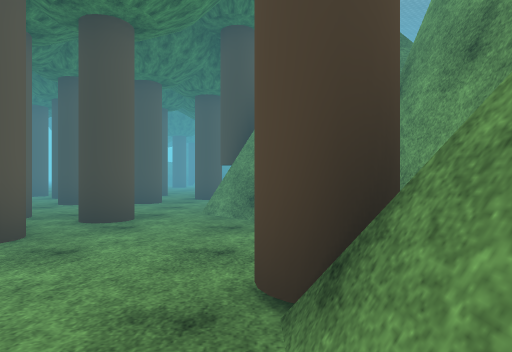
View 1 (above)

24 first-person views from a walk through a scene from a Unity 3-D project. The camera is 1.2 m above the floor, looks level and sees 75° across. The floor is counted in squares, 2 m on a side. Each view is taken from the middle of a square. On the plan, view 1 faces up. The plan holds only what a view shows up to about 10 squares ahead; the rest is blank. The place goes on beyond the plan. Some trees and plants on the terrain are drawn as simple stand-ins. The player is left out. Some animated figures are not drawn. Some surface patterns are stand-ins.

View 2
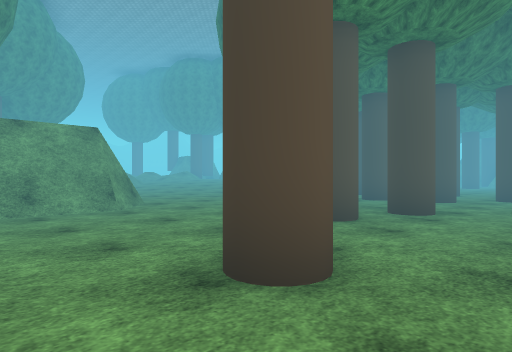

View 3
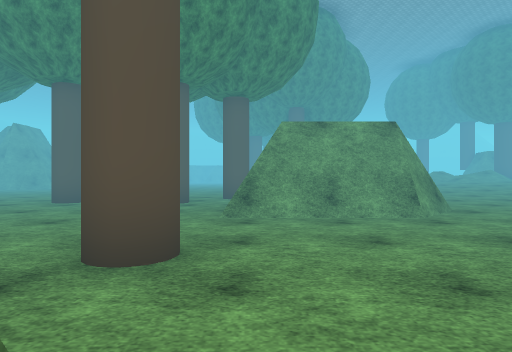

View 4
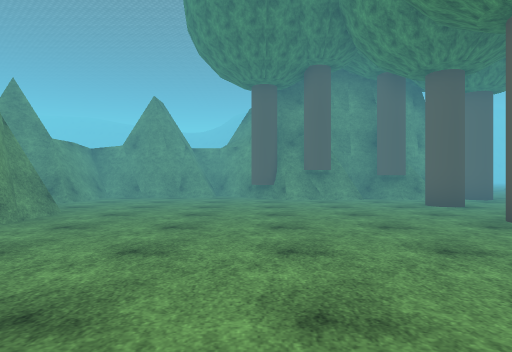

View 5
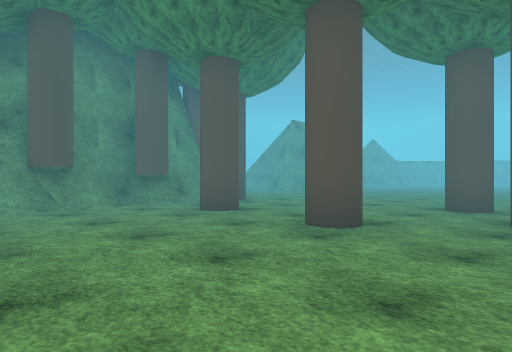

View 6
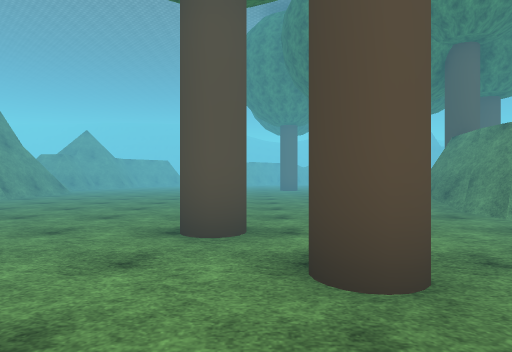

View 7
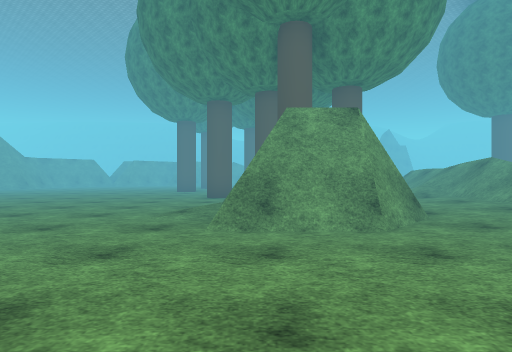

View 8
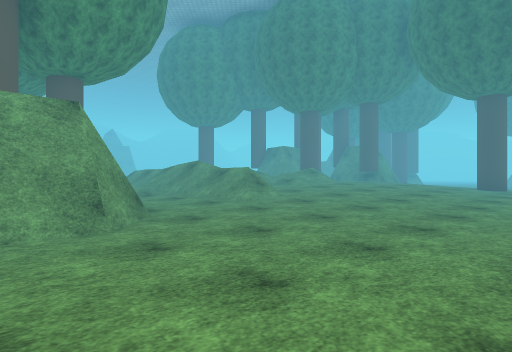

View 9
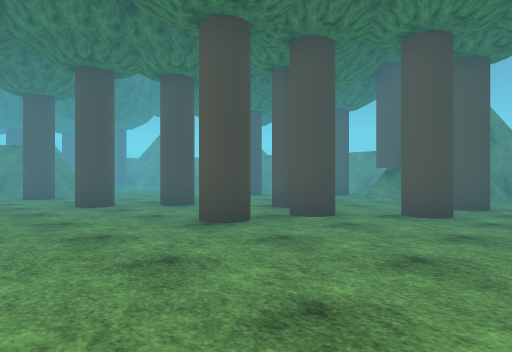

View 10
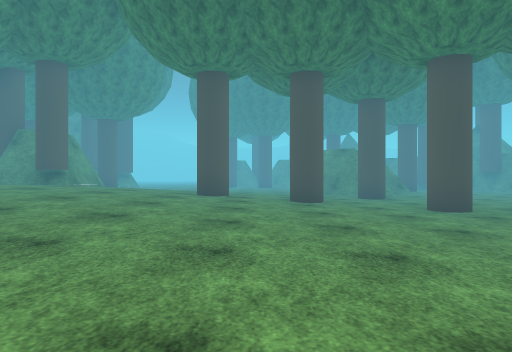

View 11
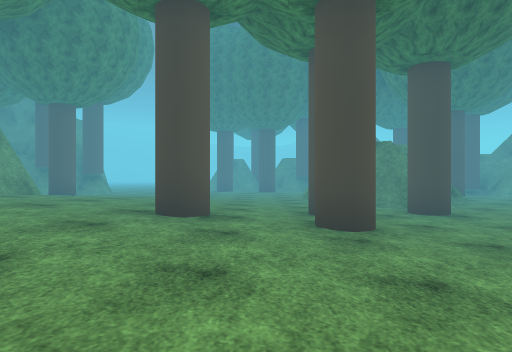

View 12
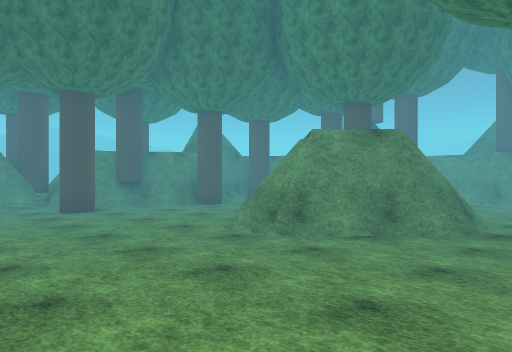

View 13
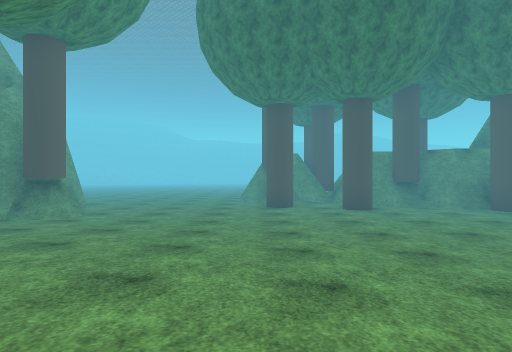

View 14
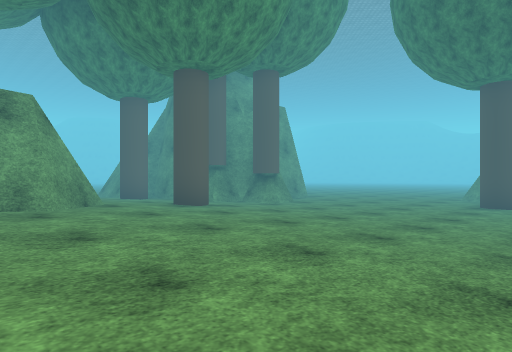

View 15
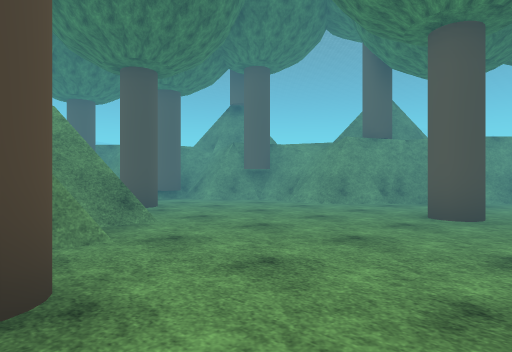

View 16
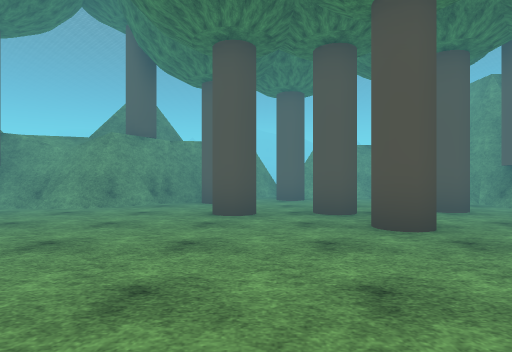

View 17
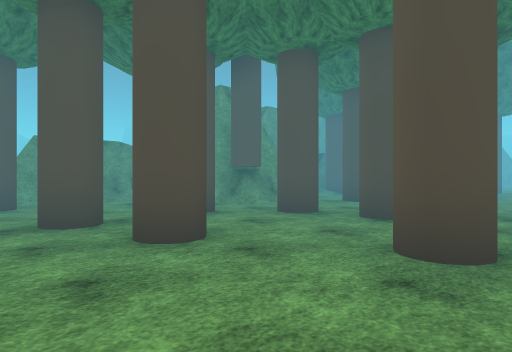

View 18
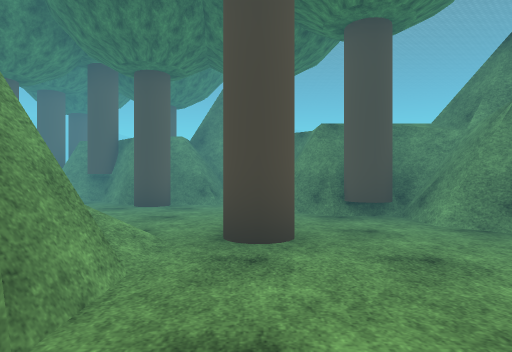

View 19
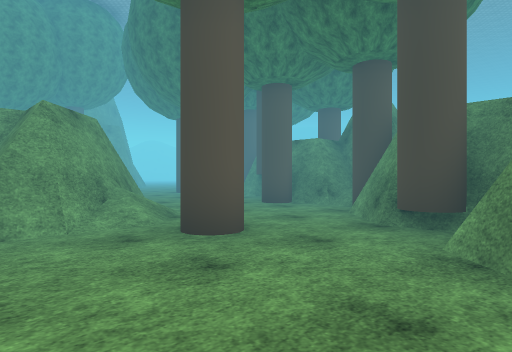

View 20
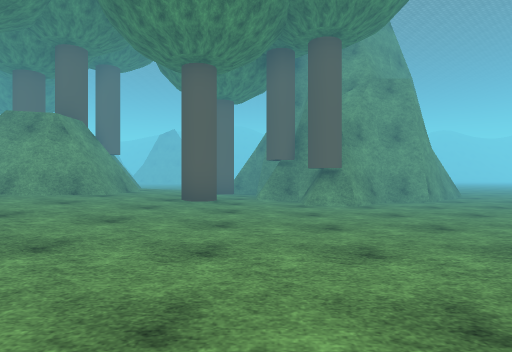

View 21
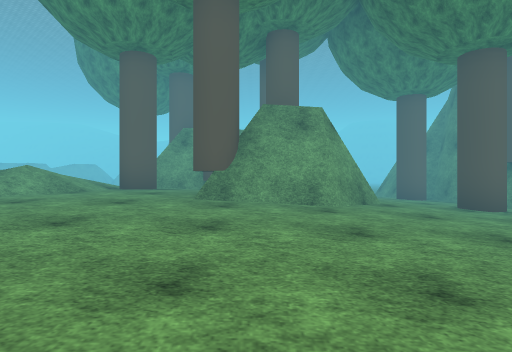

View 22
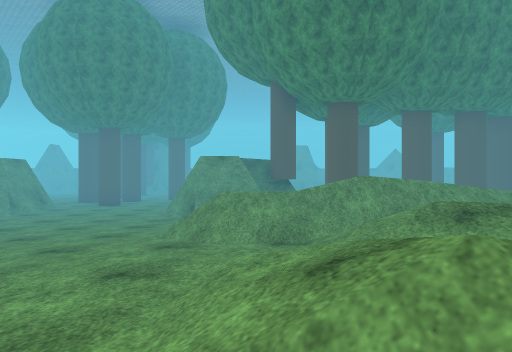

View 23
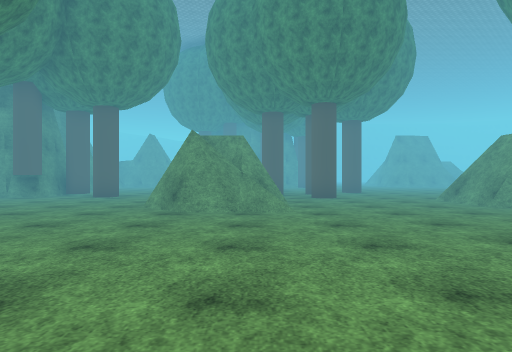

View 24
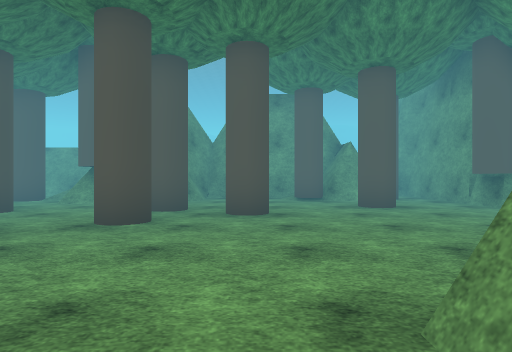

### Floor plan
Key: @ floor where view 1 was taken; # wall or solid block; . main floor; : floor 0.25 m higher than the main floor; + floor 0.5 m higher than the main floor; * floor 0.75 m higher than the main floor; / step, stairs or slope; = window, fence, low wall or low ledge; O other object.
Columns run from 19 left of view 1 to 3 right of it. Each row starts with its distance up from view 1.
 24 ...   .####
 23 ##......####  #
 22  ##.....O.#####
 21   #......OO..O#O
 20   ##............###
 19 ###O.............O#
 18 ###.........//....##
 17 O::O:::....###/O..O#
 16  :::/:::...####....#
 15  +##//:::...###....##
 14   ###++:::..........##
 13   ###*++::..O......OO##
 12  O**O*+//:O......O....#
 11 O#O****+O:O......OO.OO#
 10   ///**//::.O...O....##
  9   ///*++/::...O...OO.##
  8   ///*++::........./ ##
  7   //+++=::...O.OOO/O#
  6  /////:::.....O.../##
  5  /////::.......O.O/##
  4  //::::.............##
  3    :............O...#
  2   O.##/..../#......O#
  1    ####....###....O###
  0   O####....###.....@O
 -1  O..//...O.  #.......
 -2 .........O.....OO.O###
 -3 .........OO......O
 -4 .......O..........
 -5 .......O..O.......
 -6 ..................#
 -7 ..................
 -8  .........O........
 -9  .......O..........#
-10  ...   ../O###O....#
-11  ##    .O### #######

Where each view was taken, in squares from view 1:
view 1: 0 up, 0 right, facing up
view 2: 1 down, 0 right, facing up-left
view 3: 1 down, 1 left, facing left
view 4: 1 down, 5 left, facing down
view 5: 3 down, 5 left, facing down-left
view 6: 4 down, 8 left, facing left
view 7: 0 up, 9 left, facing left
view 8: 0 up, 9 left, facing up-left
view 9: 3 up, 9 left, facing up-right
view 10: 4 up, 10 left, facing up
view 11: 7 up, 10 left, facing up
view 12: 13 up, 12 left, facing up-right
view 13: 13 up, 12 left, facing up
view 14: 13 up, 10 left, facing up-left
view 15: 11 up, 7 left, facing up-right
view 16: 12 up, 7 left, facing right
view 17: 12 up, 6 left, facing down-right
view 18: 14 up, 4 left, facing up
view 19: 15 up, 1 left, facing up-left
view 20: 18 up, 9 left, facing left
view 21: 13 up, 10 left, facing left
view 22: 10 up, 15 left, facing down
view 23: 8 up, 8 left, facing down
view 24: 3 up, 8 left, facing right
